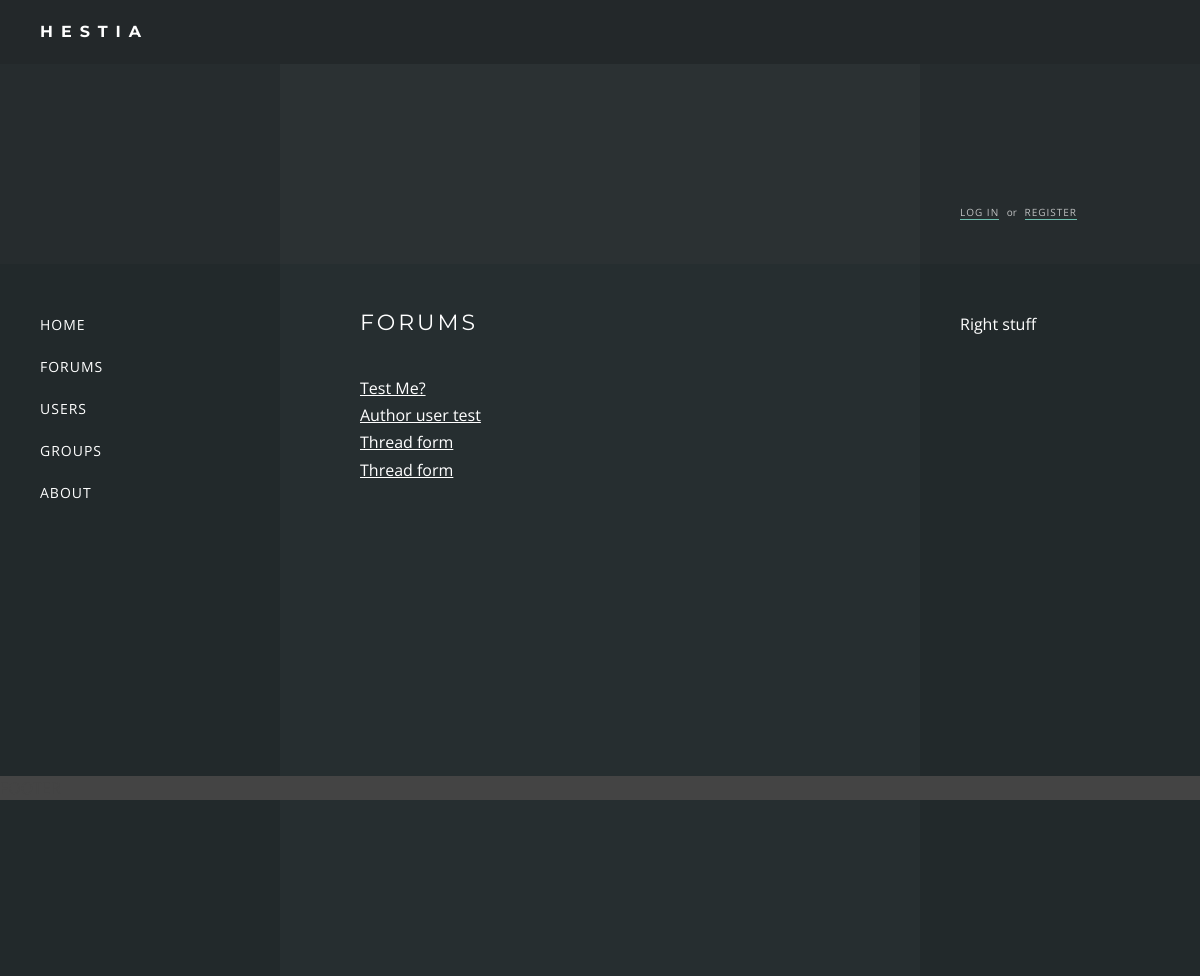
Page /forums/ on the committed database.
### forums/models.py (models this page shows, shortened)
class Thread(models.Model):
    thread_title = models.CharField(max_length=200)
    thread_content = models.CharField(max_length=200)
    thread_date = models.DateTimeField('date posted')
    author = models.ForeignKey(settings.AUTH_USER_MODEL, null=True)
    def was_posted_recently(self):
    	now = timezone.now()
    	return now - datetime.timedelta(days=1) <= self.thread_date <= now
    was_posted_recently.thread_date  = True
    was_posted_recently.boolean = True
    was_posted_recently.short_description = 'Published recently?'

### forums/views.py (the view)
class IndexView(generic.ListView):
    template_name = 'forums/index.html'
    context_object_name = 'latest_thread_list'
    def get_queryset(self):
        return Thread.objects.order_by('-thread_date')[:5]

### forums/templates/forums/index.html
{% extends "base.html" %}
{% block content %}
    <h1>{% block title %}Forums{% endblock %}</h1>
    {% if latest_thread_list %}
        <ul>
        {% for thread in latest_thread_list %}
            <li><a href="/forums/{{ thread.id }}/">{{ thread.thread_title }}</a></li>
        {% endfor %}
        </ul>
    {% else %}
        <p>No threads</p>
    {% endif %}
{% endblock %}

### forums/static/forums/style.css (style rules this page uses)
* { margin:0; padding:0; }
html, body { height: 100%; }
body { font-family: 'Open Sans', sans-serif; background: #2F3838; color: #FFF; line-height: 1.5em; }
a { color: #FFF; }
h1 { font-family: 'Montserrat', sans-serif; font-size: 22px; text-transform: uppercase; letter-spacing: 3px; font-weight: normal; margin-bottom: 40px; }
li { list-style-type: none; line-height: 1.7em; }

### rows in the picture
Thread: thread_title "Test Me?"
Thread: thread_title "Author user test"
Thread: thread_title "Thread form"
Thread: thread_title "Thread form"
